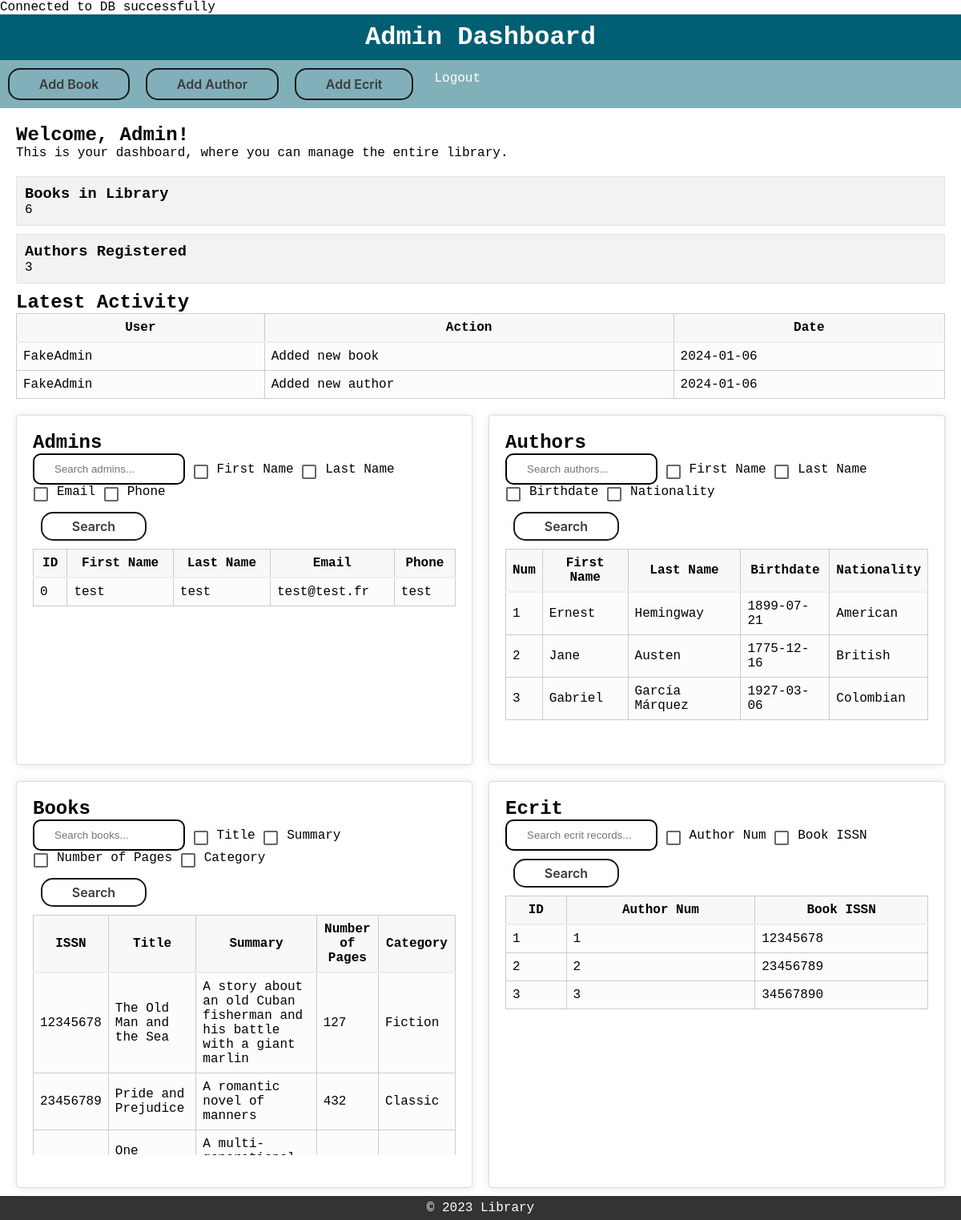
Screenshot of /admin_dashboard/admin_dashboard.php with the database file from the repository.
### tables this page shows
CREATE TABLE `activity_log` (
  `id` int(11) NOT NULL,
  `user` varchar(255) NOT NULL,
  `action` varchar(255) NOT NULL,
  `date` date NOT NULL
);

CREATE TABLE `author` (
  `Num` int(11) NOT NULL,
  `FirstName` varchar(100) NOT NULL,
  `LastName` varchar(100) NOT NULL,
  `BirthDate` date NOT NULL,
  `Nationality` varchar(100) NOT NULL
);

CREATE TABLE `book` (
  `ISSN` varchar(8) NOT NULL,
  `Title` varchar(255) NOT NULL,
  `Summary` text NOT NULL,
  `NbPages` int(11) NOT NULL,
  `Category` varchar(100) NOT NULL
);

CREATE TABLE `ecrit` (
  `ID` int(11) NOT NULL,
  `Num` int(11) NOT NULL,
  `ISSN` varchar(20) NOT NULL
);

### admin_dashboard/admin_dashboard.php (the view, shortened to what this page needs)
<?php
$servername = "localhost";
$username = "root";
$password = "";
$database = "mylibrary";
try {
    $conn = new PDO("mysql:host=$servername;dbname=$database", $username, $password);
    $conn->setAttribute(PDO::ATTR_ERRMODE, PDO::ERRMODE_EXCEPTION);
} catch(PDOException $e) {
    echo "Connection failed: " . $e->getMessage();
}
function fetchTableData($conn, $tableName, $searchTerm, $searchColumns) {
    try {
        $allowedColumnsMap = [
            'admin' => ['FirstName', 'LastName', 'Mail', 'Phone'],
            'author' => ['FirstName', 'LastName', 'BirthDate', 'Nationality'],
            'book' => ['Title', 'Summary', 'NbPages', 'Category'],
            'ecrit' => ['Num', 'ISSN'],
        ];
        $allowedColumns = $allowedColumnsMap[$tableName];
        $searchColumns = array_filter($searchColumns, function ($column) use ($allowedColumns) {
            return in_array($column, $allowedColumns, true);
        });
        if ($searchTerm && !empty($searchColumns)) {
            $conditions = [];
            $params = [];
            foreach ($searchColumns as $column) {
                if (in_array($column, $allowedColumns)) {
                    $conditions[] = "$column LIKE :$column";
                    $params[":$column"] = '%' . $searchTerm . '%';
                }
            }
            $query = "SELECT * FROM $tableName";
            if (!empty($conditions)) {
                $query .= " WHERE " . implode(' OR ', $conditions);
            }
            $stmt = $conn->prepare($query);
            foreach ($params as $key => &$val) {
                $stmt->bindParam($key, $val);
            }
            $stmt->execute();
            return $stmt->fetchAll(PDO::FETCH_ASSOC);
        } else {
            $stmt = $conn->prepare("SELECT * FROM $tableName");
            $stmt->execute();
            return $stmt->fetchAll(PDO::FETCH_ASSOC);
        }
    } catch (Exception $e) {
        echo "Error: " . $e->getMessage();
        return [];
    }
}
$searchTermAdmin = $_GET['search_term_admin'] ?? '';
$adminSearchColumns = $_GET['admin_search_columns'] ?? [];
$admins = fetchTableData($conn, 'admin', $searchTermAdmin, $adminSearchColumns);
$searchTermAuthor = $_GET['search_term_author'] ?? '';
$authorSearchColumns = $_GET['author_search_columns'] ?? [];
$authors = fetchTableData($conn, 'author', $searchTermAuthor, $authorSearchColumns);
$searchTermBook = $_GET['search_term_book'] ?? '';
$bookSearchColumns = $_GET['book_search_columns'] ?? [];
$books = fetchTableData($conn, 'book', $searchTermBook, $bookSearchColumns);
$searchTermEcrit = $_GET['search_term_ecrit'] ?? '';
$ecritSearchColumns = $_GET['ecrit_search_columns'] ?? [];
$ecrits = fetchTableData($conn, 'ecrit', $searchTermEcrit, $ecritSearchColumns);
$activityLogStmt = $conn->query("SELECT user, action, date FROM activity_log ORDER BY date DESC LIMIT 10");
$activities = $activityLogStmt->fetchAll(PDO::FETCH_ASSOC);
$bookCountStmt = $conn->query("SELECT COUNT(*) FROM book");
$bookCount = $bookCountStmt->fetchColumn();
$authorCountStmt = $conn->query("SELECT COUNT(*) FROM author");
$authorCount = $authorCountStmt->fetchColumn();
?>
<!DOCTYPE html>
<html lang="en">
  <head>
    <link rel="stylesheet" href="style.css">
  </head>
  <body>
    <header>
      <h1>Admin Dashboard</h1>
    </header>
    <nav id="admin-nav">
      <ul>
        <li>
        <button id="btnAddBook">Add Book</button>
        </li>
        <li>
        <button id="btnAddAuthor">Add Author</button>
        </li>
        <li>
        <button id="btnAddEcrit">Add Ecrit</button>
        </li>
        <li>
          <a href="logout.php">Logout</a>
        </li>
      </ul>
    </nav>
    <main>
      <section id="welcome">
        <h2>Welcome, Admin!</h2>
        <p>This is your dashboard, where you can manage the entire library.</p>
      </section>
      <section id="stats">
  <div class="stat">
    <h3>Books in Library</h3>
    <p><?php echo $bookCount; ?></p>
  </div>
  <div class="stat">
    <h3>Authors Registered</h3>
    <p><?php echo $authorCount; ?></p>
  </div>
</section>
<section id="latest-activity">
  <h2>Latest Activity</h2>
  <table>
    <thead>
      <tr>
        <th>User</th>
        <th>Action</th>
        <th>Date</th>
      </tr>
    </thead>
    <tbody>
      <?php foreach ($activities as $activity): ?>
      <tr>
        <td><?php echo htmlspecialchars($activity['user']); ?></td>
        <td><?php echo htmlspecialchars($activity['action']); ?></td>
        <td><?php echo htmlspecialchars($activity['date']); ?></td>
      </tr>
      <?php endforeach; ?>
    </tbody>
  </table>
</section>
      <div class="dashboard-grid">
        <section class="table-container">
          <h2>Admins</h2>
          <form method="get" action="admin_dashboard.php">
            <input class="input" type="text" name="search_term_admin" placeholder="Search admins..." />
            <label class="cl-checkbox">
              <input type="checkbox" name="admin_search_columns[]" value="FirstName"> <span>First Name </span></label>
            <label class="cl-checkbox">
              <input type="checkbox" name="admin_search_columns[]" value="LastName"> <span>Last Name</span></label>
            <label class="cl-checkbox">
              <input type="checkbox" name="admin_search_columns[]" value="Mail"> <span>Email</span></label>
            <label class="cl-checkbox">
              <input type="checkbox" name="admin_search_columns[]" value="Phone"> <span>Phone</span> </label>
            <button type="submit">Search</button>
          </form>
          <div class="scrollable-table">
            <table>
              <thead>
                <tr>
                  <th>ID</th>
                  <th>First Name</th>
                  <th>Last Name</th>
                  <th>Email</th>
                  <th>Phone</th>
                </tr>
              </thead>
              <tbody> <?php foreach ($admins as $row): ?> <tr>
                  <td> <?php echo htmlspecialchars($row['ID']); ?> </td>
                  <td> <?php echo htmlspecialchars($row['FirstName']); ?> </td>
                  <td> <?php echo htmlspecialchars($row['LastName']); ?> </td>
                  <td> <?php echo htmlspecialchars($row['Mail']); ?> </td>
                  <td> <?php echo htmlspecialchars($row['Phone']); ?> </td>
                </tr> <?php endforeach; ?> </tbody>
            </table>
          </div>
        </section>
        <section class="table-container">
          <h2>Authors</h2>
          <form method="get" action="admin_dashboard.php">
            <input class="input" type="text" name="search_term_author" placeholder="Search authors..." />
            <label class="cl-checkbox">
              <input type="checkbox" name="author_search_columns[]" value="FirstName"> <span>First Name</span> </label>
            <label class="cl-checkbox">
              <input type="checkbox" name="author_search_columns[]" value="LastName"> <span>Last Name</span> </label>
            <label class="cl-checkbox">
              <input type="checkbox" name="author_search_columns[]" value="BirthDate"> <span>Birthdate</span> </label>
            <label class="cl-checkbox">
              <input type="checkbox" name="author_search_columns[]" value="Nationality"> <span>Nationality</span> </label>
            <button type="submit">Search</button>
          </form>
          <div class="scrollable-table">
            <table>
              <thead>
                <tr>
                  <th>Num</th>
                  <th>First Name</th>
                  <th>Last Name</th>
                  <th>Birthdate</th>
                  <th>Nationality</th>
                </tr>
              </thead>
              <tbody> <?php foreach ($authors as $row): ?> <tr>
                  <td> <?php echo htmlspecialchars($row['Num']); ?> </td>
                  <td> <?php echo htmlspecialchars($row['FirstName']); ?> </td>
                  <td> <?php echo htmlspecialchars($row['LastName']); ?> </td>
                  <td> <?php echo htmlspecialchars($row['BirthDate']); ?> </td>
                  <td> <?php echo htmlspecialchars($row['Nationality']); ?> </td>
                </tr> <?php endforeach; ?> </tbody>
            </table>
          </div>
        </section>
        <section class="table-container">
          <h2>Books</h2>
          <form method="get" action="admin_dashboard.php">
            <input class="input" type="text" name="search_term_book" placeholder="Search books..." />
            <label class="cl-checkbox">
              <input type="checkbox" name="book_search_columns[]" value="Title"> <span>Title</span> </label>
            <label class="cl-checkbox">
              <input type="checkbox" name="book_search_columns[]" value="Summary"> <span>Summary</span> </label>
            <label class="cl-checkbox">
              <input type="checkbox" name="book_search_columns[]" value="NbPages"> <span>Number of Pages</span> </label>
            <label class="cl-checkbox">
              <input type="checkbox" name="book_search_columns[]" value="Category"> <span>Category</span> </label>
            <button type="submit">Search</button>
          </form>
          <div class="scrollable-table">
            <table>
              <thead>
                <tr>
                  <th>ISSN</th>
                  <th>Title</th>
                  <th>Summary</th>
                  <th>Number of Pages</th>
                  <th>Category</th>
                </tr>
              </thead>
              <tbody> <?php foreach ($books as $row): ?> <tr>
                  <td> <?php echo htmlspecialchars($row['ISSN']); ?> </td>
                  <td> <?php echo htmlspecialchars($row['Title']); ?> </td>
                  <td> <?php echo htmlspecialchars($row['Summary']); ?> </td>
                  <td> <?php echo htmlspecialchars($row['NbPages']); ?> </td>
                  <td> <?php echo htmlspecialchars($row['Category']); ?> </td>
                </tr> <?php endforeach; ?> </tbody>
            </table>
          </div>
        </section>
        <section class="table-container">
          <h2>Ecrit</h2>
          <form method="get" action="admin_dashboard.php">
            <input class="input" type="text" name="search_term_ecrit" placeholder="Search ecrit records..." />
            <label class="cl-checkbox">
              <input type="checkbox" name="ecrit_search_columns[]" value="Num"> <span>Author Num</span> </label>
            <label class="cl-checkbox">
              <input type="checkbox" name="ecrit_search_columns[]" value="ISSN"> <span>Book ISSN</span> </label>
            <button type="submit">Search</button>
          </form>
          <div class="scrollable-table">
            <table>
              <thead>
                <tr>
                  <th>ID</th>
                  <th>Author Num</th>
                  <th>Book ISSN</th>
                </tr>
              </thead>
              <tbody> <?php foreach ($ecrits as $row): ?> <tr>
                  <td> <?php echo htmlspecialchars($row['ID']); ?> </td>
                  <td> <?php echo htmlspecialchars($row['Num']); ?> </td>
                  <td> <?php echo htmlspecialchars($row['ISSN']); ?> </td>
                </tr> <?php endforeach; ?> </tbody>
            </table>
          </div>
        </section>
      </div>
    </main>
    <footer>
      <p>&copy; 2023 Library</p>
    </footer>
  </body>
</html>

### admin_dashboard/style.css (style rules this page uses)
* { margin: 0; padding: 0; box-sizing: border-box; }
body { font-family: "Courier New", Courier, monospace; }
header { background-color: #005f73; color: #fff; padding: 10px 20px; text-align: center; }
nav#admin-nav ul { list-style-type: none; background-color: #0060737e; overflow: hidden; }
nav#admin-nav li { float: left; }
nav#admin-nav li a { display: block; color: white; text-align: center; padding: 14px 16px; text-decoration: none; }
main { padding: 20px; }
section#stats { margin-top: 20px; }
.stat { background-color: #f2f2f2; border: 1px solid #e4e4e4; padding: 10px; margin-bottom: 10px; }
footer { background: #333; color: white; text-align: center; line-height: 30px; height: 30px; position: fixed; bottom: 0; width: 100%; }
.dashboard-grid { display: grid; grid-template-columns: repeat(2, 1fr); grid-gap: 20px; margin: 20px 0; }
.table-container { background: #fff; border: 1px solid #ddd; padding: 20px; border-radius: 4px; box-shadow: 0 0 10px rgba(0, 0, 0, 0.1); }
.scrollable-table { max-height: 300px; overflow-y: auto; }
table { width: 100%; border-collapse: collapse; margin-bottom: 15px; }
th, td { padding: 8px; border: 1px solid #ccc; }
th { background-color: #f8f8f8; border-bottom: 2px solid #eee; }
td { background-color: #fcfcfc; }
.cl-checkbox { position: relative; display: inline-block; }
.cl-checkbox > span { display: inline-block; width: 100%; cursor: pointer; }
.cl-checkbox > span::before { content: ""; display: inline-block; box-sizing: border-box; margin: 3px 11px 3px 1px; border: solid 2px; border-color: rgba(0, 0, 0, 0.6); border-radius: 2px; width: 18px; height: 18px; vertical-align: top; transition: border-color 0.2s, background-color 0.2s; }
.cl-checkbox > span::after { content: ""; display: block; position: absolute; top: 3px; left: 1px; width: 10px; height: 5px; border: solid 2px transparent; border-right: none; border-top: none; transform: translate(3px, 4px) rotate(-45deg); }
.input { color: #3a3a3a; border: 2px solid #000000; border-radius: 10px; padding: 10px 25px; background: transparent; max-width: 190px; }
button { appearance: none; background-color: transparent; border: 0.125em solid #1A1A1A; border-radius: 0.9375em; height: 5%; text-align: center; color: #3B3B3B; cursor: pointer; display: flex; align-items: center; justify-content: center; font-family: Roobert,-apple-system,BlinkMacSystemFont,"Segoe UI",Helvetica,Arial,sans-serif,"Apple Color Emoji","Segoe UI Emoji","Segoe UI Symbol"; font-size: 16px; font-weight: 600; line-height: normal; margin: 10; min-width: 0; outline: none; padding: 1em 2.3em; text-align: center; text-decoration: none; transition: all 300ms cubic-bezier(.23, 1, 0.32, 1); user-select: none; -webkit-user-select: none; touch-action: manipulation; will-change: transform; }

### rows the page displays
activity_log: user "FakeAdmin", action "Added new book", date "2024-01-06"
activity_log: user "FakeAdmin", action "Added new author", date "2024-01-06"
author: Num "1", FirstName "Ernest", LastName "Hemingway", BirthDate "1899-07-21", Nationality "American"
author: Num "2", FirstName "Jane", LastName "Austen", BirthDate "1775-12-16", Nationality "British"
author: Num "3", FirstName "Gabriel", LastName "García Márquez", BirthDate "1927-03-06", Nationality "Colombian"
book: ISSN "12345678", Title "The Old Man and the Sea", Summary "A story about an old Cuban fisherman and his battle with a giant marlin", NbPages "127", Category "Fiction"
book: ISSN "23456789", Title "Pride and Prejudice", Summary "A romantic novel of manners", NbPages "432", Category "Classic"
book: Title "One…", Summary "A…"
ecrit: ID "1", Num "1", ISSN "12345678"
ecrit: ID "2", Num "2", ISSN "23456789"
ecrit: ID "3", Num "3", ISSN "34567890"

### other values shown
$bookCount "6"
$authorCount "3"
$row['ID'] "0"
$row['FirstName'] "test"
$row['LastName'] "test"
$row['Mail'] "test@test.fr"
$row['Phone'] "test"
